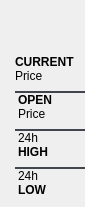
                           <widget class="QFrame" name="frame_56">
                            <property name="maximumSize">
                             <size>
                              <width>85</width>
                              <height>16777215</height>
                             </size>
                            </property>
                            <property name="styleSheet">
                             <string notr="true">font: 10pt &quot;Segoe UI&quot;;</string>
                            </property>
                            <property name="frameShape">
                             <enum>QFrame::NoFrame</enum>
                            </property>
                            <property name="frameShadow">
                             <enum>QFrame::Raised</enum>
                            </property>
                            <layout class="QVBoxLayout" name="verticalLayout_40">
                             <property name="spacing">
                              <number>8</number>
                             </property>
                             <property name="leftMargin">
                              <number>15</number>
                             </property>
                             <property name="topMargin">
                              <number>10</number>
                             </property>
                             <property name="rightMargin">
                              <number>0</number>
                             </property>
                             <property name="bottomMargin">
                              <number>10</number>
                             </property>
                             <item>
                              <widget class="QLabel" name="label_25">
                               <property name="minimumSize">
                                <size>
                                 <width>0</width>
                                 <height>37</height>
                                </size>
                               </property>
                               <property name="text">
                                <string/>
                               </property>
                               <property name="alignment">
                                <set>Qt::AlignLeading|Qt::AlignLeft|Qt::AlignVCenter</set>
                               </property>
                              </widget>
                             </item>
                             <item>
                              <widget class="QLabel" name="label_26">
                               <property name="text">
                                <string>&lt;strong&gt;CURRENT&lt;/strong&gt;&lt;br&gt;Price</string>
                               </property>
                               <property name="alignment">
                                <set>Qt::AlignLeading|Qt::AlignLeft|Qt::AlignVCenter</set>
                               </property>
                              </widget>
                             </item>
                             <item>
                              <widget class="QLabel" name="label_27">
                               <property name="styleSheet">
                                <string notr="true">border-top: 2px solid #41464E; border-radius: 0px;</string>
                               </property>
                               <property name="text">
                                <string>&lt;strong&gt;OPEN&lt;/strong&gt;&lt;br&gt;Price</string>
                               </property>
                               <property name="alignment">
                                <set>Qt::AlignLeading|Qt::AlignLeft|Qt::AlignVCenter</set>
                               </property>
                              </widget>
                             </item>
                             <item>
                              <widget class="QLabel" name="label_28">
                               <property name="styleSheet">
                                <string notr="true">border-top: 2px solid #41464E; border-radius: 0px;</string>
                               </property>
                               <property name="text">
                                <string>24h&lt;br&gt;&lt;strong&gt;HIGH&lt;/strong&gt;</string>
                               </property>
                               <property name="alignment">
                                <set>Qt::AlignLeading|Qt::AlignLeft|Qt::AlignVCenter</set>
                               </property>
                              </widget>
                             </item>
                             <item>
                              <widget class="QLabel" name="label_29">
                               <property name="styleSheet">
                                <string notr="true">border-top: 2px solid #41464E; border-radius: 0px;</string>
                               </property>
                               <property name="text">
                                <string>24h&lt;br&gt;&lt;strong&gt;LOW&lt;/strong&gt;</string>
                               </property>
                               <property name="alignment">
                                <set>Qt::AlignLeading|Qt::AlignLeft|Qt::AlignVCenter</set>
                               </property>
                              </widget>
                             </item>
                            </layout>
                           </widget>
